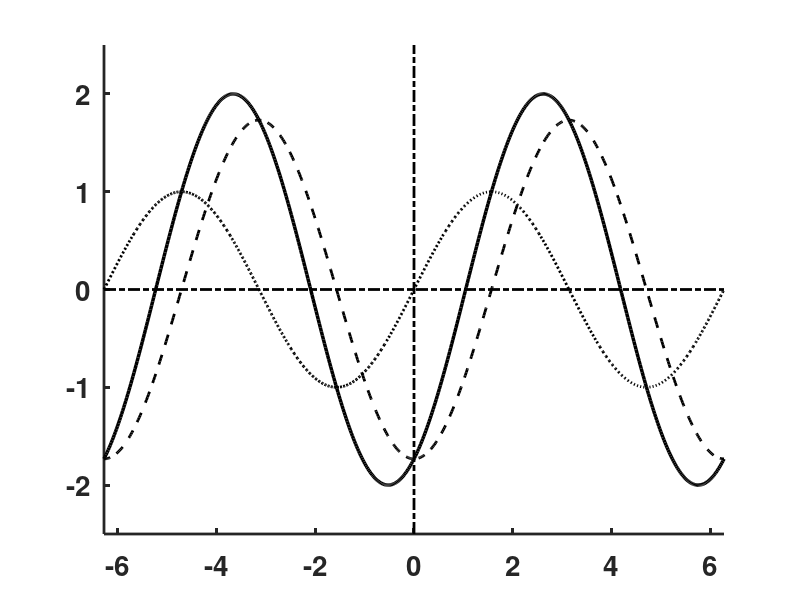

This figure's MATLAB source: (Note: this script raises an error after producing the figure.)
clear;  figure('Position',[100 100 600 400],'Color',[1 1 1]); clf;  hold on; 

xy=[-2*pi 2*pi -2.5 2.5];
xx=linspace(xy(1),xy(2),600);  ym1=2*sin(xx-pi/3);  
h(1)=plot(xx,ym1,'k','LineWidth',2.5)
ym1=-sqrt(3)*cos(xx);  
h(2)=plot(xx,ym1,'k--','LineWidth',2)
ym1=sin(xx);  
h(3)=plot(xx,ym1,'k:','LineWidth',2)
set(gca,'LineWidth',2); 
axis(xy); axis manual;
plot([xy(1) xy(2)],[0 0],'k-.','LineWidth',2);
plot([0 0],[xy(3) xy(4)],'k-.','LineWidth',2);
set(gca,'XTick',[-6 -4 -2 0 2 4 6],'YTick',[-2 -1 0 1 2],'FontSize',20,'FontWeight','bold');

%assign labels for handles
g=legend(h,'2sinx-\pi/3','\surd{3} cos x','sin x',0);
set(g,'Color','none')
%export to eps (change path and file name accordingly)
% print('-depsc2',sprintf('C:\\Documents and Settings\\ajay\\Desktop\\matlab\\fig42'));
